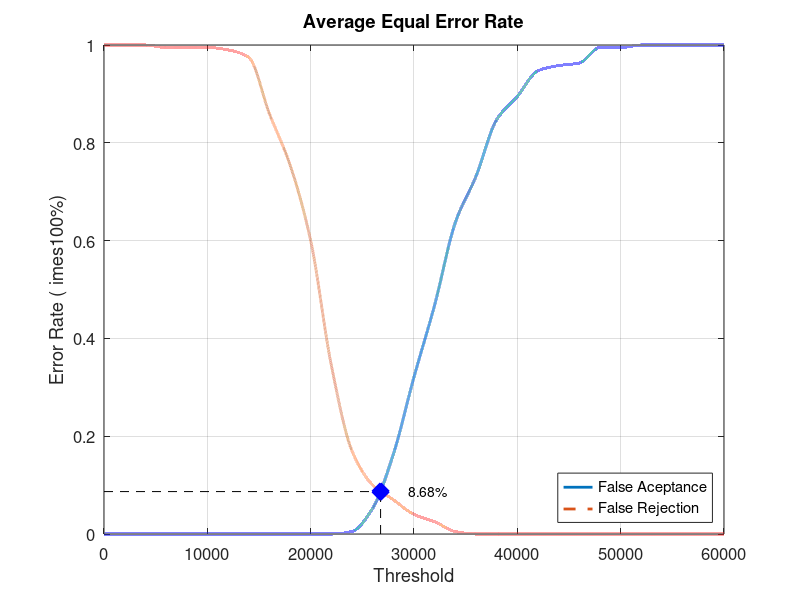
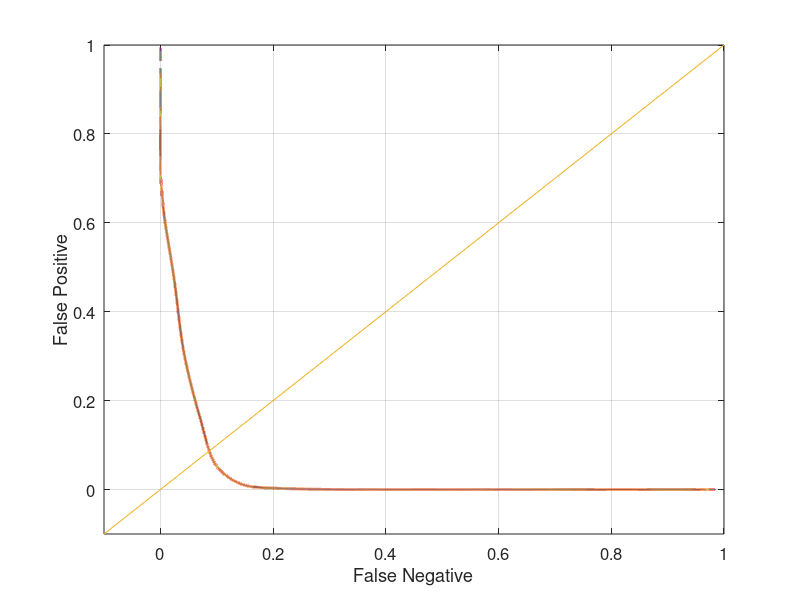

The MATLAB script that drew these images, in order:
close all;
clear;
clc;
x = 0:2000:60000;
xq = 0:0.5:60000;

y0 = [0 0 0 0 0 0 0 0 0 0 0 0 0.00526316 0.0526316 0.163158 0.321053 0.468421 0.636842 0.731579 0.847368 0.894737 0.947368 0.957895 0.963158 0.994737 0.994737 1 1 1 1 1]
yy0 = interp1(x, y0, xq, 'pchip');
y1 = [1 1 1 0.995 0.995 0.995 0.99 0.975 0.86 0.755 0.6 0.345 0.17 0.1 0.07 0.04 0.025 0.005 0 0 0 0 0 0 0 0 0 0 0 0 0]
yy1 = interp1(x, y1, xq, 'pchip');

% Calculating EER: 
y2 = abs(y0 - y1);
find(y2 == min(y2))
yy2 = abs(yy0 - yy1);
xEER = find(yy2 == min(yy2));
xEERIndex = xq(xEER) % X-axis EER
yEER = yy0(xEER) % Y-axis EER

main = figure
plot(xq, yy0,'-','LineWidth', 2);	hold on
plot(xq, yy1,'--','LineWidth', 2);	hold on
plot([xEERIndex xEERIndex], [0 yEER], 'k--');	hold on
plot([0 xEERIndex], [yEER yEER], 'k--');	hold on
plot(xEERIndex, yEER, 'bx', 'LineWidth', 10);	hold on
text(xEERIndex + 10 * xEERIndex / 100, yEER, [num2str(round((10000 * yEER)) / 100) '%'])
legend('False Aceptance', 'False Rejection', 'Location', 'SouthEast')
xlabel('Threshold')
ylabel('Error Rate (	imes100%)')
title('Average Equal Error Rate')
set(gca, 'FontSize', 12)
axis([0 60000 0 1])
grid on

print(main, 'Database4_3Main', '-dpng');
FNRxFPR = figure('Color', [1 1 1]);
plot(yy1, yy0, '-', yy1, yy0, 'LineWidth', 2);
hold on
y = -0.1:0.1:1
plot(y, y); 
set(gca, 'FontSize', 12)
xlabel('False Negative')
ylabel('False Positive')
axis([-0.1 1 -0.1 1])
set(gca, 'FontSize', 12)
grid on

print(FNRxFPR, 'Database4_3FNRxFPR','-dpng');
